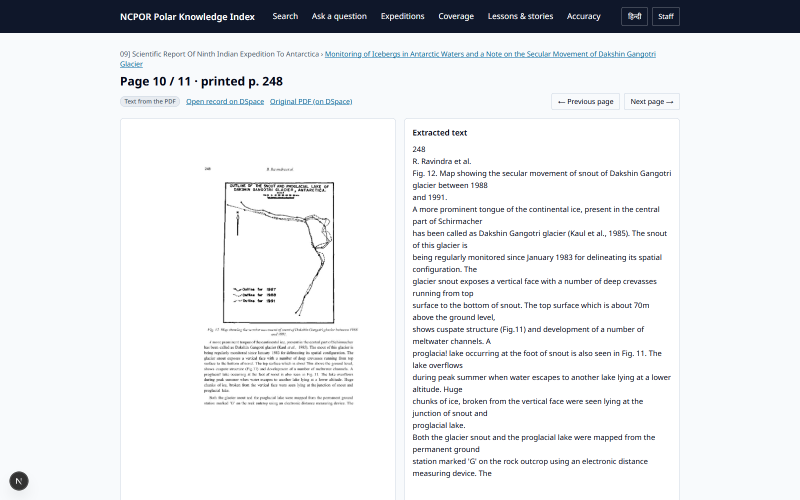
#> input picture presentation/shots/page_viewer.png, 1600 x 1000 px (shown at 1/2 size)
$ python crop_shots.py
#> lines starting #> are read from the running program, lines starting #| are printed output that depends on the picture
"""Crop the full-page screenshots to the regions each slide slot shows."""
from pathlib import Path

from PIL import Image

SHOTS = Path(__file__).resolve().parent / "shots"
CROPS = {
    # name: (source, (left, top, right, bottom))
    "s2_page_viewer.png": ("page_viewer.png", (230, 140, 1370, 870)),
    "s5_search.png": ("search_glacier.png", (230, 90, 1370, 800)),
    "s5_answer.png": ("review_answer.png", (230, 170, 1020, 660)),
    "s5_page.png": ("page_viewer.png", (230, 140, 1370, 850)),
}

for out, (src, box) in CROPS.items():
    Image.open(SHOTS / src).crop(box).save(SHOTS / out)
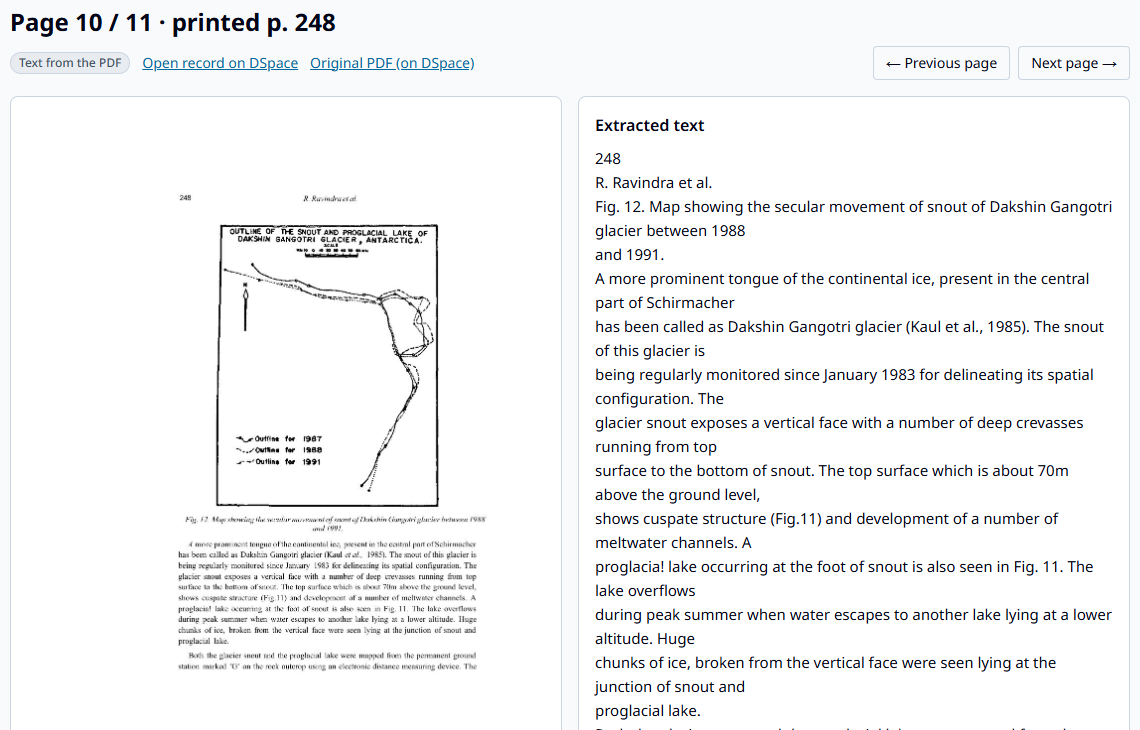
#> saved as s2_page_viewer.png: PIL image 1140x730 RGB; mean R, G, B 243.9, 244.5, 245.4
    print(out, box[2] - box[0], "x", box[3] - box[1])
#> pass 2 of the loop `for out, (src, box) in CROPS.items():`:
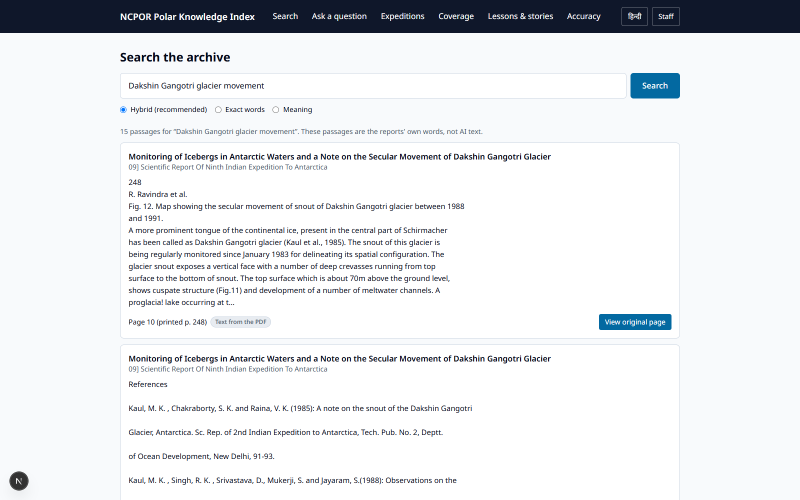
#> input picture presentation/shots/search_glacier.png, 1600 x 1000 px (shown at 1/2 size)
#> `Image.open(SHOTS / src).crop(box).save(SHOTS / out)`:
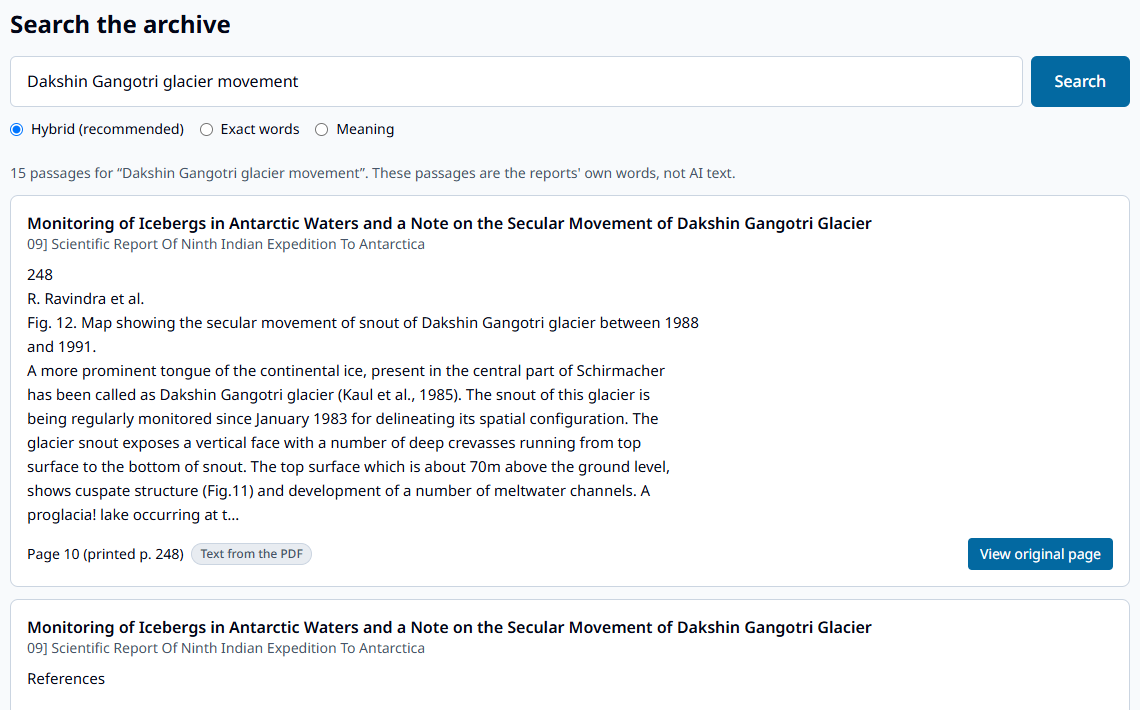
#> saved as s5_search.png: PIL image 1140x710 RGB; mean R, G, B 241.6, 243.5, 245.3
#> pass 3 of the loop `for out, (src, box) in CROPS.items():`:
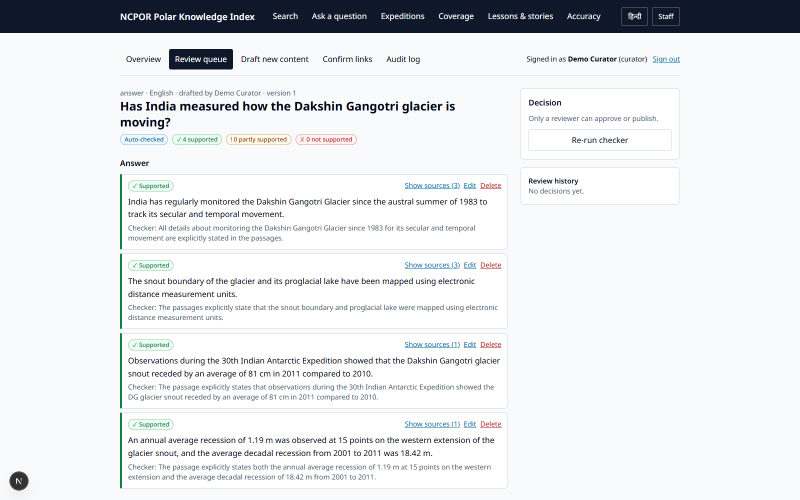
#> input picture presentation/shots/review_answer.png, 1600 x 1000 px (shown at 1/2 size)
#> `Image.open(SHOTS / src).crop(box).save(SHOTS / out)`:
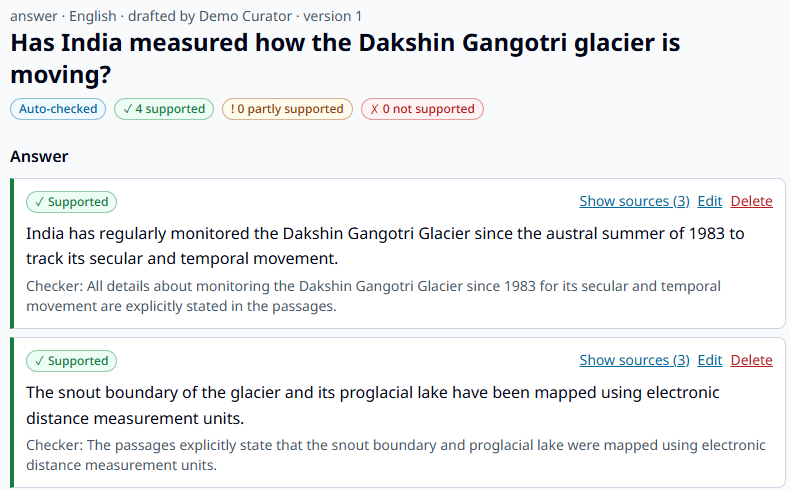
#> saved as s5_answer.png: PIL image 790x490 RGB; mean R, G, B 239, 240.8, 241.9
#> the loop made 4 passes; the first 3 are shown
